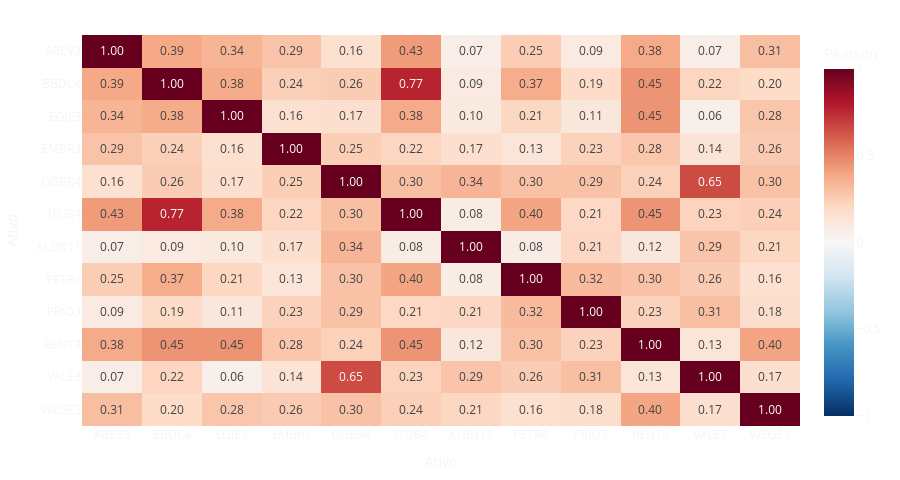

The notebook cell saved with this chart:
### Markdown cell above
## 5. Correlação dos retornos diários

Correlação de Pearson sobre observações alinhadas. Ela mede associação linear
histórica, não causalidade ou garantia de diversificação futura.

### Code cell
daily = long.pivot(index="Data", columns="Ativo", values="Retorno Diário %").dropna()
charts.correlations(return_correlations(long)).show()
print("Observações comuns para a correlação:", len(daily))

### Figure 1 — Plotly figure (JSON) as saved in the notebook; plotly's stock layout.template omitted (floating-point values rounded to 4 significant figures; data arrays with more than 128 entries replaced by an {"elided": "..."} marker saying what was removed)
{"data": [{"coloraxis": "coloraxis", "hovertemplate": "Ativo: %{x}<br>Ativo: %{y}<br>Correlação: %{z}<extra></extra>", "name": "0", "texttemplate": "%{z:.2f}", "type": "heatmap", "x": ["ABEV3", "BBDC4", "EGIE3", "EMBR3", "GGBR4", "ITUB4", "KLBN11", "PETR4", "PRIO3", "RENT3", "VALE3", "WEGE3"], "xaxis": "x", "y": ["ABEV3", "BBDC4", "EGIE3", "EMBR3", "GGBR4", "ITUB4", "KLBN11", "PETR4", "PRIO3", "RENT3", "VALE3", "WEGE3"], "yaxis": "y", "z": {"elided": "12x12 float values"}}], "layout": {"coloraxis": {"autocolorscale": false, "cmax": 1, "cmin": -1, "colorbar": {"title": {"text": "Pearson"}}, "colorscale": [[0.0, "rgb(5,48,97)"], [0.1, "rgb(33,102,172)"], [0.2, "rgb(67,147,195)"], [0.3, "rgb(146,197,222)"], [0.4, "rgb(209,229,240)"], [0.5, "rgb(247,247,247)"], [0.6, "rgb(253,219,199)"], [0.7, "rgb(244,165,130)"], [0.8, "rgb(214,96,77)"], [0.9, "rgb(178,24,43)"], [1.0, "rgb(103,0,31)"]]}, "height": 480, "legend": {"title": {"text": ""}}, "margin": {"b": 12, "l": 12, "r": 20, "t": 35}, "paper_bgcolor": "rgba(0,0,0,0)", "plot_bgcolor": "rgba(0,0,0,0)", "xaxis": {"anchor": "y", "domain": [0.0, 1.0], "showgrid": false, "title": {"text": "Ativo"}}, "yaxis": {"anchor": "x", "autorange": "reversed", "domain": [0.0, 1.0], "gridcolor": "rgba(160,180,200,0.12)", "title": {"text": "Ativo"}}}}
